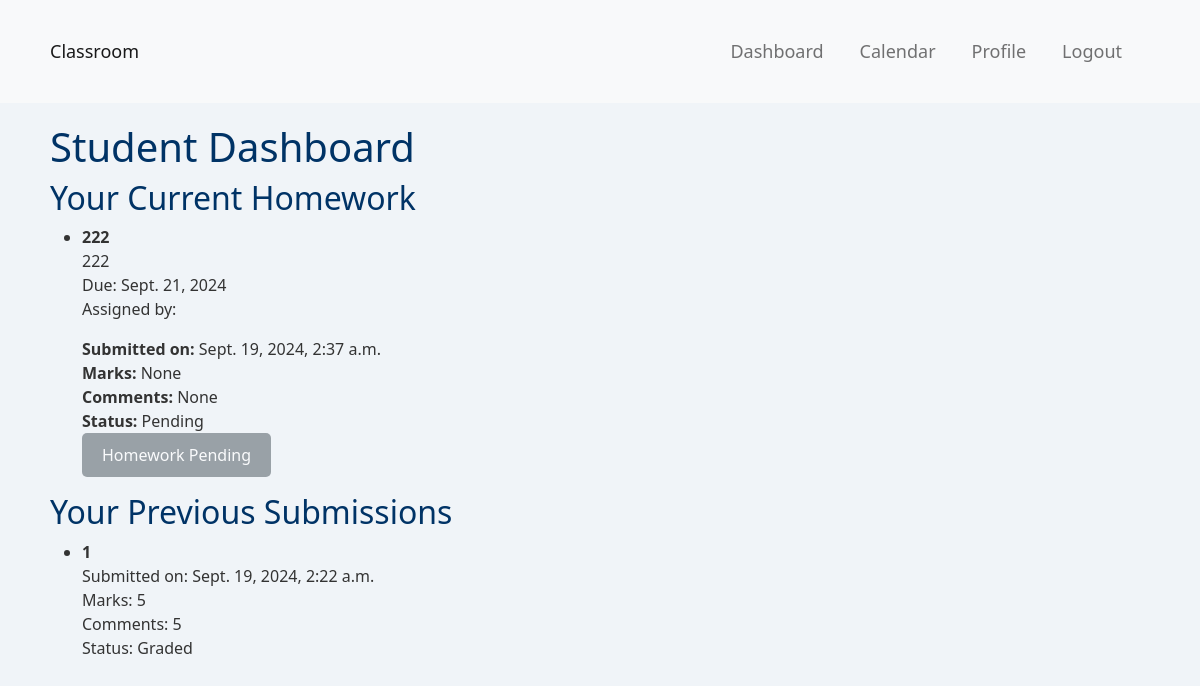
The page /student/dashboard/ (signed in) on the database its author committed.
### polls/models.py (models this page shows, shortened)
class Homework(models.Model):
    title = models.CharField(max_length=200)
    description = models.TextField()
    assigned_date = models.DateField(default=timezone.now)
    due_date = models.DateField()
    file = models.FileField(upload_to='homework_files/', null=True, blank=True)
    teacher = models.ForeignKey(settings.AUTH_USER_MODEL, on_delete=models.CASCADE, related_name='homeworks')
    students = models.ManyToManyField(settings.AUTH_USER_MODEL, related_name='homework_assigned')  # Link to students

class Submission(models.Model):
    STATUS_CHOICES = [
        ('pending', 'Pending'),  # Homework submitted, waiting for grading
        ('returned', 'Returned for redo'),  # Returned for resubmission
        ('graded', 'Graded'),  # Graded by the teacher
    ]
    student = models.ForeignKey(settings.AUTH_USER_MODEL, on_delete=models.CASCADE, related_name='submissions')
    homework = models.ForeignKey(Homework, on_delete=models.CASCADE, related_name='submissions')
    file = models.FileField(upload_to='homework_submissions/')
    submitted_on = models.DateTimeField(auto_now_add=True)
    marks = models.IntegerField(null=True, blank=True)
    comments = models.TextField(null=True, blank=True)
    allow_resubmission = models.BooleanField(default=False)
    status = models.CharField(max_length=10, choices=STATUS_CHOICES, default='pending')

### polls/views.py (the view)
# urls.py: path('student/dashboard/', polls.views.student_dashboard, name='student_dashboard'),  # Name is 'classroom_hub'
@login_required
def student_dashboard(request):
    if not request.user.is_student:
        return redirect('teacher_dashboard')  # Redirect teachers to their dashboard
    homeworks = Homework.objects.filter(students=request.user, due_date__gte=datetime.now())
    print(f"Number of homeworks fetched for student {request.user.username}: {homeworks.count()}")  # Debugging line
    submissions = Submission.objects.filter(student=request.user)
    homework_data = []
    for homework in homeworks:
        submission = submissions.filter(homework=homework).first()  # Get the first submission if it exists
        if not submission or submission.status in ['pending', 'returned']:
            homework_data.append({
                'homework': homework,
                'submission': submission,
                'resubmission_allowed': submission.allow_resubmission if submission else False,
            })
    context = {
        'homework_data': homework_data,
        'submissions': submissions,
    }
    return render(request, 'student_dashboard.html', context)

### templates/student_dashboard.html (shortened to what this page needs)
{% extends 'base.html' %}
{% block content %}
<h1>Student Dashboard</h1>
<h2>Your Current Homework</h2>
<ul>
    {% for item in homework_data %}
    <li>
        <strong>{{ item.homework.title }}</strong><br>
        {{ item.homework.description }}<br>
        Due: {{ item.homework.due_date }}<br>
        <p>
            Assigned by:
        </p>
        {% if item.submission %}
            <strong>Submitted on:</strong> {{ item.submission.submitted_on }}<br>
            <strong>Marks:</strong> {{ item.submission.marks }}<br>
            <strong>Comments:</strong> {{ item.submission.comments }}<br>
            <strong>Status:</strong> {{ item.submission.get_status_display }}<br>
            {% if item.submission.status == 'returned' and item.resubmission_allowed %}
                <a href="{% url 'upload_submission' item.homework.id %}" class="btn btn-primary">Resubmit Homework</a>
            {% else %}
                <button class="btn btn-secondary" disabled>Homework {{ item.submission.get_status_display }}</button>
            {% endif %}
        {% else %}
            <a href="{% url 'upload_submission' item.homework.id %}" class="btn btn-primary">Upload Homework</a>
        {% endif %}
    </li>
    {% endfor %}
</ul>
<h2>Your Previous Submissions</h2>
<ul>
    {% for submission in submissions %}
    {% if submission.status == 'graded' %}
    <li>
        <strong>{{ submission.homework.title }}</strong><br>
        Submitted on: {{ submission.submitted_on }}<br>
        Marks: {{ submission.marks }}<br>
        Comments: {{ submission.comments }}<br>
        Status: Graded
    </li>
    {% endif %}
    {% endfor %}
</ul>
{% endblock %}

### static/styles/base/global.css (style rules this page uses)
body, html { margin: 0; padding: 0; font-family: 'Segoe UI', Tahoma, Geneva, Verdana, sans-serif; background-color: #f0f4f8; color: #333; }
h1, h2, h3, h4, h5, h6 { color: #003366; }

### static/styles/base/elements.css (style rules this page uses)
.btn { padding: 10px 20px; border: none; border-radius: 5px; background-color: #005b96; color: white; font-size: 16px; cursor: pointer; }

### rows shown on the page
Homework: homework "222", homework.description "222", homework.due_date "Sept. 21, 2024", submission.submitted_on "Sept. 19, 2024, 2:37 a.m.", submission.marks "None", submission.comments "None", submission.status "Pending"
Submission: homework "1", submitted_on "Sept. 19, 2024, 2:22 a.m.", marks "5", comments "5"
